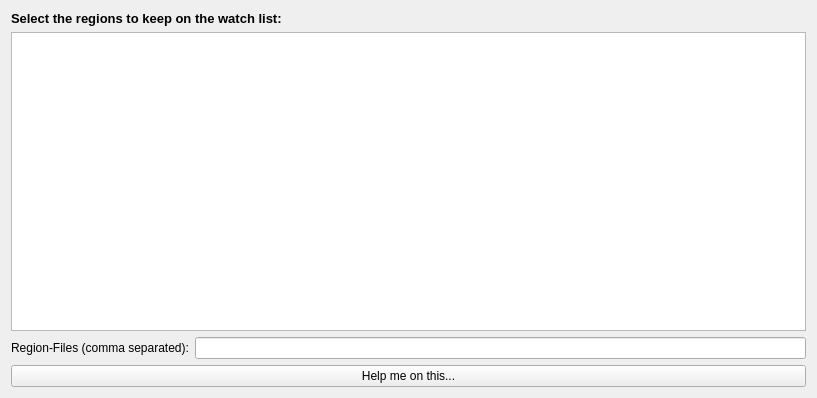
<?xml version="1.0" encoding="UTF-8"?>
<ui version="4.0">
 <class>Form</class>
 <widget class="QWidget" name="Form">
  <property name="geometry">
   <rect>
    <x>0</x>
    <y>0</y>
    <width>817</width>
    <height>398</height>
   </rect>
  </property>
  <property name="windowTitle">
   <string>Form</string>
  </property>
  <layout class="QVBoxLayout" name="verticalLayout_2">
   <item>
    <layout class="QVBoxLayout" name="verticalLayout">
     <item>
      <widget class="QLabel" name="label_10">
       <property name="font">
        <font>
         <pointsize>10</pointsize>
         <weight>75</weight>
         <bold>true</bold>
        </font>
       </property>
       <property name="text">
        <string>Select the regions to keep on the watch list:</string>
       </property>
       <property name="textFormat">
        <enum>Qt::PlainText</enum>
       </property>
       <property name="wordWrap">
        <bool>true</bool>
       </property>
      </widget>
     </item>
     <item>
      <widget class="QListWidget" name="listRegion">
       <property name="alternatingRowColors">
        <bool>false</bool>
       </property>
       <property name="selectionMode">
        <enum>QAbstractItemView::MultiSelection</enum>
       </property>
       <property name="selectionRectVisible">
        <bool>true</bool>
       </property>
       <property name="sortingEnabled">
        <bool>true</bool>
       </property>
      </widget>
     </item>
    </layout>
   </item>
   <item>
    <layout class="QFormLayout" name="formLayout">
     <item row="0" column="0">
      <widget class="QLabel" name="label_9">
       <property name="text">
        <string>Region-Files (comma separated):</string>
       </property>
      </widget>
     </item>
     <item row="0" column="1">
      <widget class="QLineEdit" name="txtRegions"/>
     </item>
    </layout>
   </item>
   <item>
    <widget class="QPushButton" name="btnRegionHelp">
     <property name="text">
      <string>Help me on this...</string>
     </property>
    </widget>
   </item>
  </layout>
 </widget>
 <resources/>
 <connections/>
</ui>
